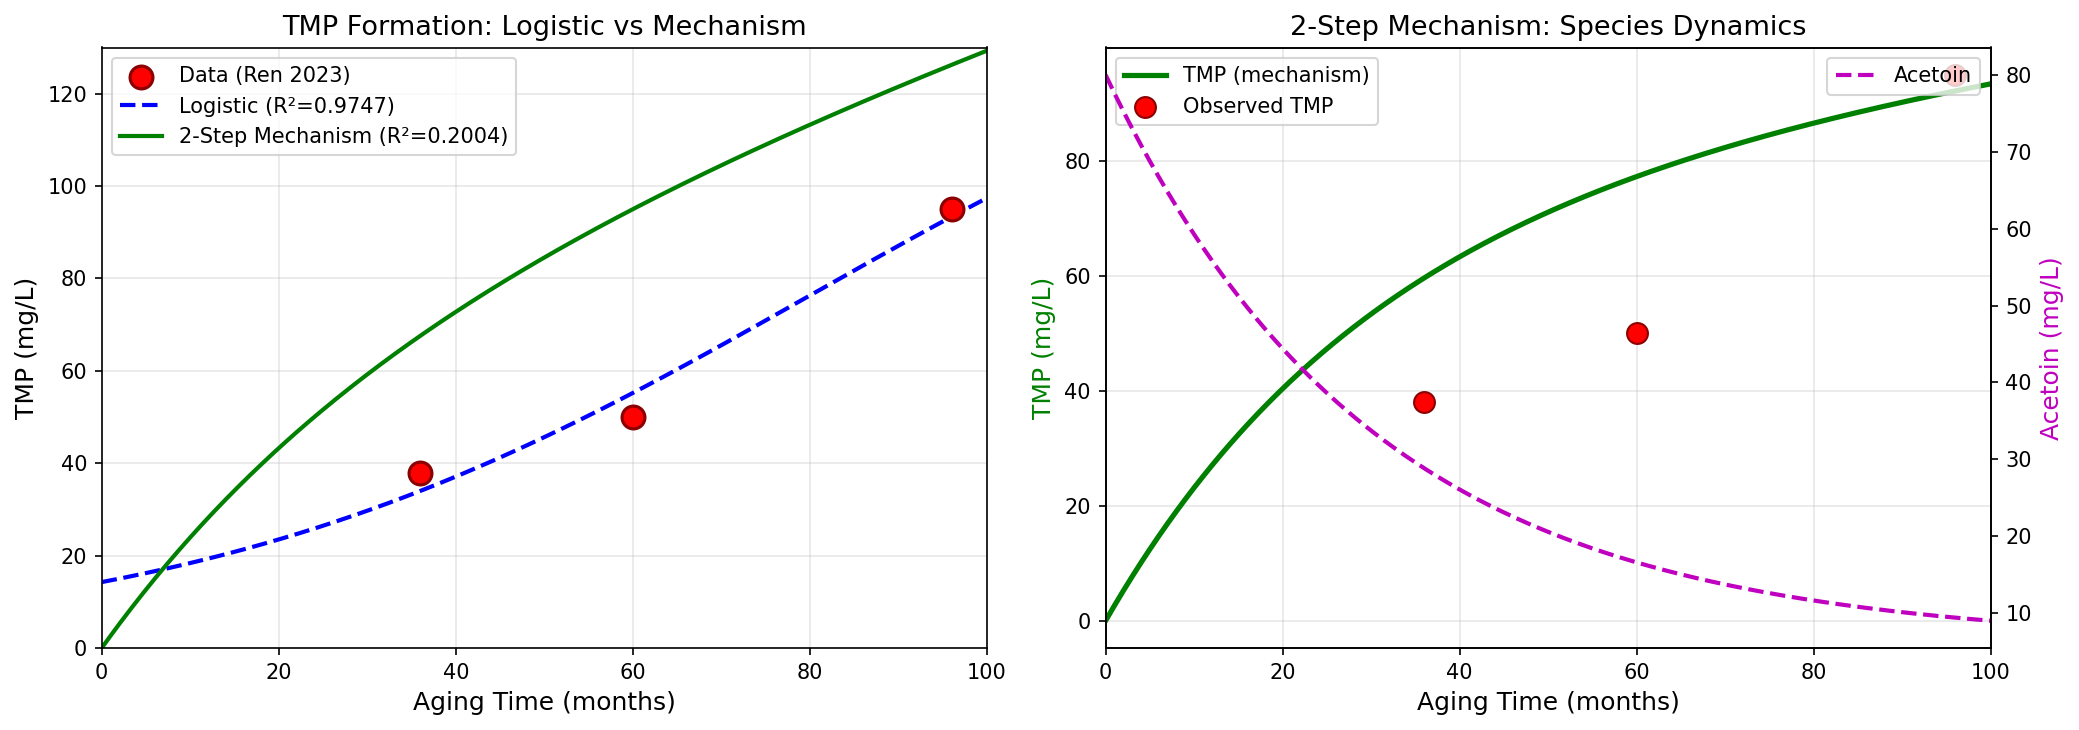

Recreate this plot in Python.
import numpy as np
from scipy.integrate import odeint
from scipy.optimize import curve_fit, least_squares
import matplotlib.pyplot as plt
import matplotlib
matplotlib.use('Agg')
matplotlib.rcParams['font.family'] = ['DejaVu Sans']
matplotlib.rcParams['axes.unicode_minus'] = False


class TMPReactionNetwork:
    def __init__(self):
        self.R = 8.314
        self.Ea1 = 75000.0
        self.Ea2 = 65000.0
        self.A1 = 8.0e10
        self.A2 = 3.0e9
        self.nh3_effective = 100.0
        self._nh3 = 100.0

    def rate_constant(self, Ea, A, T):
        return A * np.exp(-Ea / (self.R * (T + 273.15)))

    def k1(self, T):
        return self.rate_constant(self.Ea1, self.A1, T)

    def k2(self, T):
        return self.rate_constant(self.Ea2, self.A2, T)

    def _odes(self, y, t, T):
        precursor, acetoin, tmp = y
        r1 = self.k1(T) * precursor
        r2 = self.k2(T) * acetoin * self._nh3
        return [-r1, r1 - r2, r2]

    def simulate_ageing(self, t_months, T=25):
        self._nh3 = self.nh3_effective
        t = np.linspace(0, t_months, 500)
        sol = odeint(self._odes, [150.0, 80.0, 0.0], t, args=(T,))
        return t, sol[:, 1], sol[:, 2]

    def predict_tmp(self, t, initial_acetoin, initial_nh3, T=25, initial_precursor=150.0):
        self._nh3 = initial_nh3
        t_arr = np.asarray(t)
        if len(t_arr) == 1:
            t_single = float(t_arr[0])
            if t_single <= 0:
                return np.array([0.0])
            t_arr = np.linspace(0, t_single, 100)
            sol = odeint(self._odes, [initial_precursor, initial_acetoin, 0.0], t_arr, args=(T,))
            return sol[-1:, 2]
        sol = odeint(self._odes, [initial_precursor, initial_acetoin, 0.0], t_arr, args=(T,))
        return sol[:, 2]


def logistic_fn(t, K, r, t0):
    return K / (1 + np.exp(-r * (t - t0)))


def fit_logistic(t_data, tmp_data):
    p0 = [110, 0.05, 30]
    bounds = ([50, 0.001, 0], [200, 0.5, 80])
    popt, _ = curve_fit(logistic_fn, t_data, tmp_data, p0=p0, bounds=bounds, maxfev=10000)
    return popt


def residuals_mechanism(params, t_data, tmp_data, acetoin_init):
    precursor0, k1, k2 = params
    if precursor0 <= 0 or k1 <= 0 or k2 <= 0:
        return [1e10] * len(t_data)
    model = TMPReactionNetwork()
    model.A1 = k1
    model.A2 = k2
    model.nh3_effective = 100.0
    pred = model.predict_tmp(t_data, acetoin_init, 100.0, T=25, initial_precursor=precursor0)
    return tmp_data - pred


def fit_mechanism_params(t_data, tmp_data, acetoin_init):
    best_result = None
    best_loss = float('inf')
    for precursor0_init in [80, 120, 150, 200]:
        for k1_init in [1e8, 5e8, 1e9, 5e9]:
            for k2_init in [1e6, 5e6, 1e7]:
                x0 = [precursor0_init, k1_init, k2_init]
                try:
                    result = least_squares(
                        residuals_mechanism, x0,
                        args=(t_data, tmp_data, acetoin_init),
                        bounds=([10, 1e5, 1e4], [500, 1e12, 1e10]),
                        max_nfev=2000
                    )
                    if result.fun.sum() ** 2 < best_loss:
                        best_loss = result.fun.sum() ** 2
                        best_result = result
                except:
                    pass
    return best_result.x


def calculate_r2(pred, actual):
    ss_res = np.sum((actual - pred) ** 2)
    ss_tot = np.sum((actual - np.mean(actual)) ** 2)
    return 1 - ss_res / ss_tot


if __name__ == '__main__':
    t_data = np.array([36.0, 60.0, 96.0])
    tmp_data = np.array([38.0, 50.0, 95.0])
    acetoin_init = 80.0

    popt_log = fit_logistic(t_data, tmp_data)
    pred_log = logistic_fn(t_data, *popt_log)
    r2_log = calculate_r2(pred_log, tmp_data)

    best_params = fit_mechanism_params(t_data, tmp_data, acetoin_init)
    precursor0, k1_fit, k2_fit = best_params

    model = TMPReactionNetwork()
    model.A1 = k1_fit
    model.A2 = k2_fit
    model.nh3_effective = 100.0

    pred_mech = model.predict_tmp(t_data, acetoin_init, 100.0, T=25, initial_precursor=precursor0)
    r2_mech = calculate_r2(pred_mech, tmp_data)

    t_smooth = np.linspace(0, 100, 300)
    pred_log_smooth = logistic_fn(t_smooth, *popt_log)
    pred_mech_smooth = model.predict_tmp(t_smooth, acetoin_init, 100.0, T=25, initial_precursor=precursor0)

    t_long, acetoin_long, tmp_long = model.simulate_ageing(100, T=25)

    fig, axes = plt.subplots(1, 2, figsize=(14, 5))

    axes[0].scatter(t_data, tmp_data, color='red', s=120, zorder=5,
                    label='Data (Ren 2023)', edgecolors='darkred', linewidths=1.5)
    axes[0].plot(t_smooth, pred_log_smooth, 'b--', linewidth=2,
                 label=f'Logistic (R²={r2_log:.4f})')
    axes[0].plot(t_smooth, pred_mech_smooth, 'g-', linewidth=2,
                 label=f'2-Step Mechanism (R²={r2_mech:.4f})')
    axes[0].set_xlabel('Aging Time (months)', fontsize=12)
    axes[0].set_ylabel('TMP (mg/L)', fontsize=12)
    axes[0].set_title('TMP Formation: Logistic vs Mechanism', fontsize=13)
    axes[0].legend(fontsize=10)
    axes[0].grid(True, alpha=0.3)
    axes[0].set_xlim(0, 100)
    axes[0].set_ylim(0, 130)

    axes[1].plot(t_long, tmp_long, 'g-', linewidth=2.5, label='TMP (mechanism)')
    ax2_twin = axes[1].twinx()
    ax2_twin.plot(t_long, acetoin_long, 'm--', linewidth=2, label='Acetoin')
    axes[1].scatter(t_data, tmp_data, color='red', s=100, zorder=5,
                    label='Observed TMP', edgecolors='darkred')
    axes[1].set_xlabel('Aging Time (months)', fontsize=12)
    axes[1].set_ylabel('TMP (mg/L)', color='g', fontsize=12)
    ax2_twin.set_ylabel('Acetoin (mg/L)', color='m', fontsize=12)
    axes[1].set_title('2-Step Mechanism: Species Dynamics', fontsize=13)
    axes[1].legend(loc='upper left', fontsize=10)
    ax2_twin.legend(loc='upper right', fontsize=10)
    axes[1].grid(True, alpha=0.3)
    axes[1].set_xlim(0, 100)

    plt.tight_layout()
    plt.savefig('aging_mechanism.png', dpi=150, bbox_inches='tight')
    plt.close()

    print("=" * 60)
    print("   TMP Aging Model - Chemical Mechanism Results")
    print("=" * 60)
    print(f"\n[Logistic Model]")
    print(f"  K (carrying capacity) = {popt_log[0]:.2f} mg/L")
    print(f"  r (growth rate)       = {popt_log[1]:.4f} per month")
    print(f"  t0 (inflection point) = {popt_log[2]:.2f} months")
    print(f"  R² = {r2_log:.4f}")
    print(f"\n[2-Step Chemical Mechanism]")
    print(f"  Step 1: Precursor --(k1)--> Acetoin")
    print(f"  Step 2: Acetoin + NH₃ --(k2)--> TMP")
    print(f"  Precursor pool  = {precursor0:.2f} mg/L")
    print(f"  k1 (fitted)     = {k1_fit:.2e}")
    print(f"  k2 (fitted)     = {k2_fit:.2e}")
    print(f"  R² = {r2_mech:.4f}")
    print(f"\n[Predictions at validation points]")
    print(f"  36 months: Logistic={pred_log[0]:.1f}, Mech={pred_mech[0]:.1f}, Observed=38.0")
    print(f"  60 months: Logistic={pred_log[1]:.1f}, Mech={pred_mech[1]:.1f}, Observed=50.0")
    print(f"  96 months: Logistic={pred_log[2]:.1f}, Mech={pred_mech[2]:.1f}, Observed=95.0")
    print(f"\n[Literature Parameters]")
    print(f"  Ea1 (precursor->acetoin) ≈ 75 kJ/mol (Maillard pathway)")
    print(f"  Ea2 (acetoin->TMP)       ≈ 65 kJ/mol (Strecker degradation)")
    print(f"  NH₃ from amino acid breakdown during aging")
    print(f"  He 2004: TMP 77 μg/mL at 2mo, >500 μg/mL at 2+ years")
    print("=" * 60)
    print("\nFigure saved: aging_mechanism.png")
